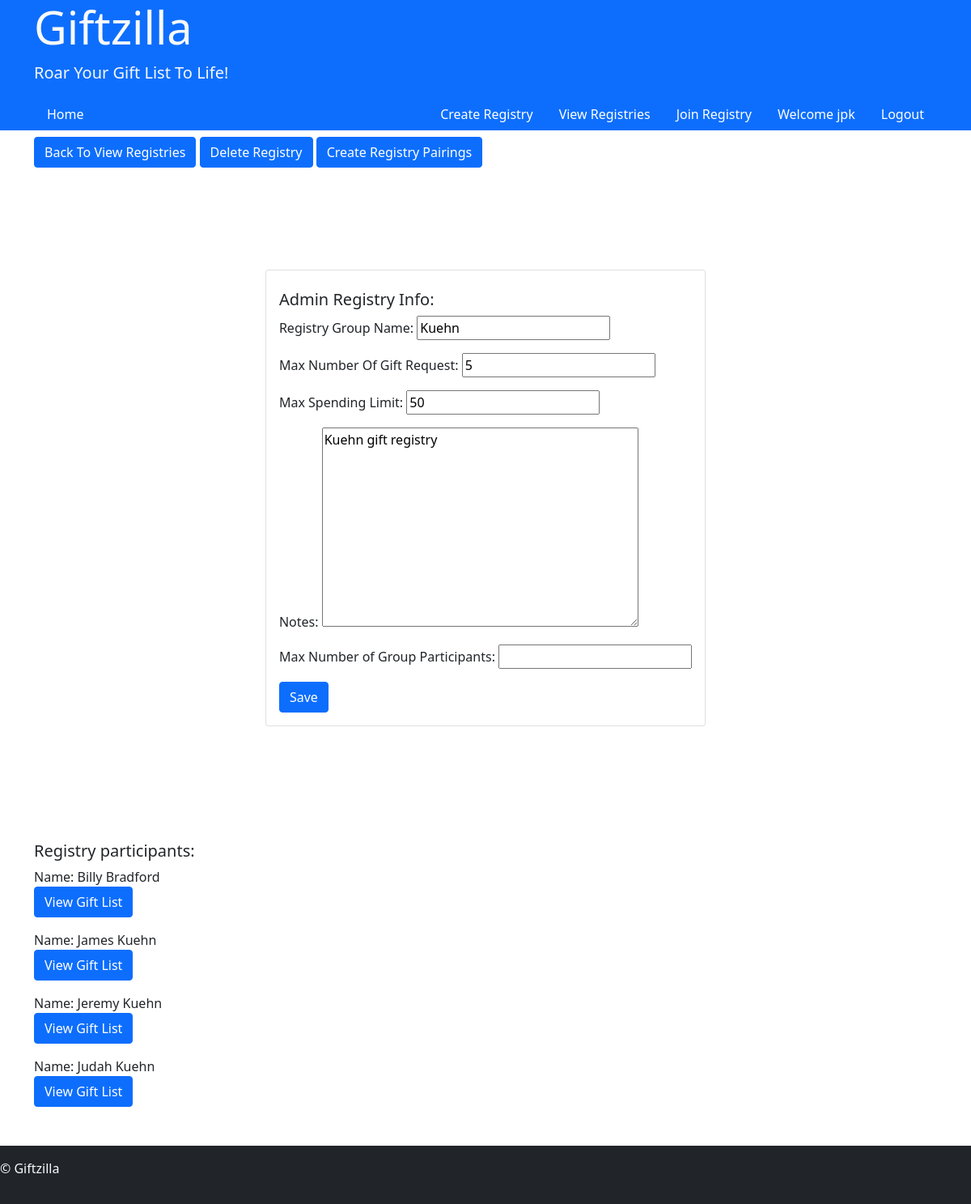
The app's page /user/AJUQB/adminReg (signed in) with its own data.
### register/models.py (models this page shows, shortened)
class User(AbstractUser):
    groups = models.ManyToManyField(
        'auth.Group',
        related_name='web_users',
        blank=True,
        help_text='The groups this user belongs to. A user will get all permissions granted to each of their groups.',
        verbose_name='groups',
    )
    user_permissions = models.ManyToManyField(
        'auth.Permission',
        related_name='web_users',
        blank=True,
        help_text='Specific permissions for this user.',
        verbose_name='user permissions',
    )

### user/models.py (models this page shows, shortened)
class Registry(models.Model):
    regPin = models.CharField(max_length=5)
    admin = models.ForeignKey(User, on_delete=models.CASCADE)
    regName = models.CharField(max_length=25, verbose_name="Registry Group Name:")
    urlNumCap = models.IntegerField(default=5, verbose_name="Max Number Of Gift Request:", blank=True, null=True)
    spendLimit = models.IntegerField(blank=True, null=True, verbose_name="Max Spending Limit:")
    notes = models.TextField(blank=True, null=True, verbose_name="Notes")
    regGroupCap = models.IntegerField(blank=True, null=True, verbose_name="Max Number of Group Participants:")

class giftGroups(models.Model):
    groupPin = models.CharField(max_length=5)
    user = models.ForeignKey(User, on_delete=models.CASCADE)
    registry = models.ForeignKey(Registry, on_delete=models.CASCADE)

### user/views.py (the view)
# urls.py: path("<str:groupPin>/adminReg", views.adminReg, name="adminReg"),
@login_required
def adminReg(request, groupPin):
    if request.method == "POST":
        instance = Registry.objects.get(regPin=groupPin)
        instance.regName = request.POST.get("regName")
        instance.urlNumCap = request.POST.get("urlNumCap")
        instance.spendLimit = request.POST.get("spendLimit")
        instance.notes = request.POST.get("notes")
        instance.regGroupCap = request.POST.get("regGroupCap")
        if instance.regGroupCap == '':
            instance.regGroupCap = None
        instance.save()
        return HttpResponseRedirect(reverse('user:adminReg', args=[groupPin]))
    else:
        reg = Registry.objects.get(regPin=groupPin)
        reginstance = regForm(instance=reg)
        regPart = giftGroups.objects.filter(groupPin=groupPin)
        return render(request, "user/adminreg.html", {
            "reginstance": reginstance,
            "reg": reg,
            "regPart": regPart
        })

### user/forms.py
class regForm(ModelForm):
    class Meta:
        model = Registry
        fields = "__all__"
        exclude = ["regPin", "admin"]

### giftzilla/templates/user/adminreg.html (shortened to what this page needs)
{% extends 'layout.html' %}
{% block body %}
<div class="container py-2">
    <a class="btn btn-primary" href="{% url 'user:viewReg' userID=user.id %}">Back To View Registries</a>
    <a class="btn btn-primary" href="{% url 'user:regDelete' groupPin=reg.regPin %}">Delete Registry</a>
    <a class="btn btn-primary" href="{% url 'user:createPairs' groupPin=reg.regPin %}">Create Registry Pairings</a>
</div>
<div class="container d-flex justify-content-center align-items-center min-vh-100">
    <div class="card">
        <div class="card-body">
            <h5 class="card-text">Admin Registry Info:</h5>
            <form method="post">
                {{ reginstance.as_p }}
                <button type="submit" class="btn btn-primary">Save</button>
            </form>
        </div>
    </div>
</div>
<div class="container">
    <h5 class="mt-4">Registry participants:</h5>
    {% for part in regPart %}
        <div class="mb-3">
            <p class="mb-0">Name: {{ part.user.first_name }} {{ part.user.last_name }}</p>
            <a class="btn btn-primary" href="{% url 'user:adminWishListView' groupPin=reg.regPin userID=part.user.id %}">View Gift List</a>
        </div>
    {% endfor %}
</div>
{% endblock %}

### giftzilla/templates/layout.html (shortened to what this page needs)
<!DOCTYPE html>
<html lang="en">
<head>
    <link href="https://cdn.jsdelivr.net/npm/bootstrap@5.0.2/dist/css/bootstrap.min.css" rel="stylesheet">
</head>
<body>
    <header class="bg-primary text-light">
        <div class="container">
            <h1 class="display-4">Giftzilla</h1>
            <p class="lead">Roar Your Gift List To Life!</p>
            <nav class="d-flex justify-content-between align-items-center">
                <ul class="nav">
                    <li class="nav-item"><a class="nav-link" href="{% url 'index:home' %}">Home</a></li>
                </ul>
                <div>
                    {% if user.is_authenticated %}
                        <ul class="nav">
                            <li class="nav-item"><a class="nav-link" href="{% url 'user:createRegistry' %}">Create Registry</a></li>
                            <li class="nav-item"><a class="nav-link" href="{% url 'user:viewReg' userID=user.id %}">View Registries</a></li>
                            <li class="nav-item"><a class="nav-link" href="{% url 'user:regJoin' userID=user.id %}">Join Registry</a></li>
                            <li class="nav-item">
                                <a class="nav-link" href="{% url 'register:profileView' userID=user.id %}">Welcome {{ user.username }}</a>
                            </li>
                            <li class="nav-item">
                                <a class="nav-link" href="{% url 'register:logout' %}">Logout</a>
                            </li>
                        </ul>
                    {% endif %}
                </div>
            </nav>
        </div>
    </header>
   {% block body %}
   {% endblock %}
    <footer class="bg-dark text-light mt-5 py-3">
        <p>&copy; Giftzilla</p>
    </footer>
</body>
</html>

### giftzilla/templates/layout.html (style rules this page uses)
.nav-link { color: white; }

### records on screen
User: username "jpk"
Registry: regName "Kuehn", urlNumCap "5", spendLimit "50", notes "Kuehn gift registry"
giftGroups: user.first_name "Billy", user.last_name "Bradford"
giftGroups: user.first_name "James", user.last_name "Kuehn"
giftGroups: user.first_name "Jeremy", user.last_name "Kuehn"
giftGroups: user.first_name "Judah", user.last_name "Kuehn"
